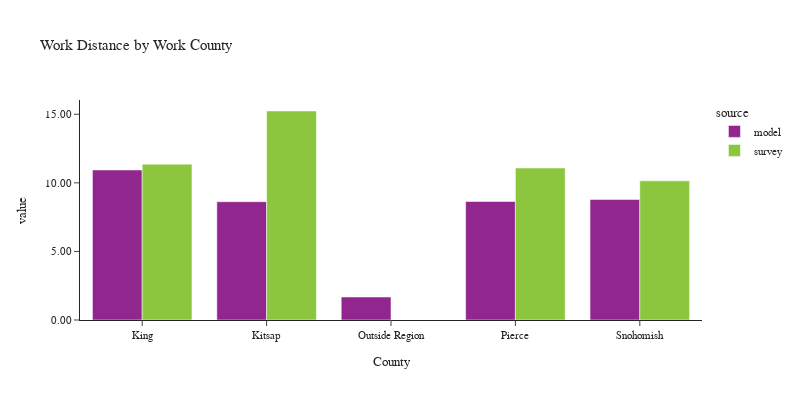

Notebook code cell kept with this figure:
### Code cell
plot_work_location(df_workers, 'CountyName_work', 'Work County', 'County')

### Figure 1 — Plotly figure (JSON) as saved in the notebook; plotly's stock layout.template omitted (floating-point values rounded to 4 significant figures)
{"data": [{"alignmentgroup": "True", "customdata": [[1832896], [144268], [1], [476760], [489281]], "hovertemplate": "source=model<br>CountyName_work=%{x}<br>value=%{y}<br>sample count=%{customdata[0]}<extra></extra>", "legendgroup": "model", "marker": {"color": "#91268F", "pattern": {"shape": ""}}, "name": "model", "offsetgroup": "model", "orientation": "v", "showlegend": true, "textposition": "auto", "type": "bar", "x": ["King", "Kitsap", "Outside Region", "Pierce", "Snohomish"], "xaxis": "x", "y": [10.94, 8.625, 1.677, 8.64, 8.784], "yaxis": "y"}, {"alignmentgroup": "True", "customdata": [[2198], [112], [206], [307]], "hovertemplate": "source=survey<br>CountyName_work=%{x}<br>value=%{y}<br>sample count=%{customdata[0]}<extra></extra>", "legendgroup": "survey", "marker": {"color": "#8CC63E", "pattern": {"shape": ""}}, "name": "survey", "offsetgroup": "survey", "orientation": "v", "showlegend": true, "textposition": "auto", "type": "bar", "x": ["King", "Kitsap", "Pierce", "Snohomish"], "xaxis": "x", "y": [11.36, 15.24, 11.08, 10.15], "yaxis": "y"}], "layout": {"barmode": "group", "font": {"size": 11}, "height": 400, "legend": {"title": {"text": "source"}, "tracegroupgap": 0}, "title": {"text": "Work Distance by Work County"}, "width": 800, "xaxis": {"anchor": "y", "domain": [0.0, 1.0], "title": {"text": "County"}}, "yaxis": {"anchor": "x", "domain": [0.0, 1.0], "tickformat": ".2f", "title": {"text": "value"}}}}
